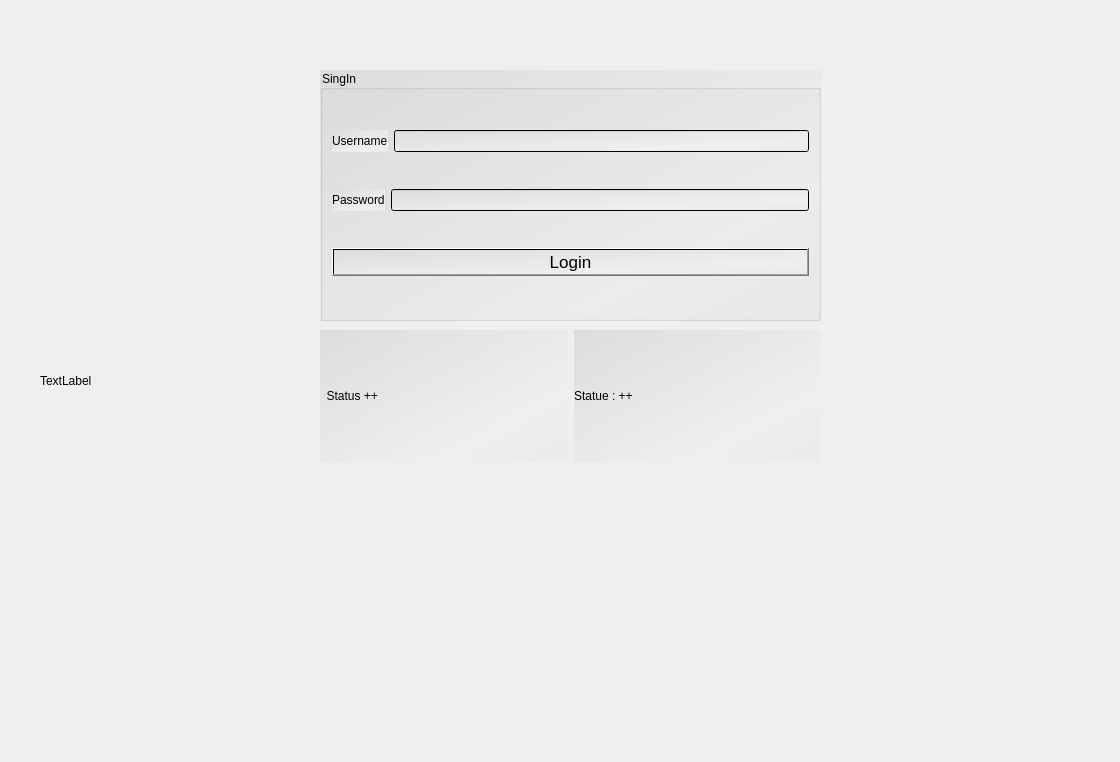
<?xml version="1.0" encoding="UTF-8"?>
<ui version="4.0">
 <class>Widget</class>
 <widget class="QWidget" name="Widget">
  <property name="geometry">
   <rect>
    <x>0</x>
    <y>0</y>
    <width>1120</width>
    <height>762</height>
   </rect>
  </property>
  <property name="windowTitle">
   <string>Widget</string>
  </property>
  <widget class="QGroupBox" name="groupBox">
   <property name="geometry">
    <rect>
     <x>320</x>
     <y>70</y>
     <width>501</width>
     <height>251</height>
    </rect>
   </property>
   <property name="styleSheet">
    <string notr="true">background-color: qlineargradient(spread:pad, x1:0, y1:0, x2:1, y2:1, stop:0 rgba(221, 221, 221, 255), stop:0.733051 rgba(239, 239, 239, 255), stop:0.940678 rgba(235, 235, 235, 255));</string>
   </property>
   <property name="title">
    <string>SingIn</string>
   </property>
   <layout class="QVBoxLayout" name="verticalLayout">
    <item>
     <layout class="QHBoxLayout" name="horizontalLayout_2">
      <item>
       <widget class="QLabel" name="Username">
        <property name="text">
         <string>Username</string>
        </property>
       </widget>
      </item>
      <item>
       <widget class="QLineEdit" name="lineEdit_Username"/>
      </item>
     </layout>
    </item>
    <item>
     <layout class="QHBoxLayout" name="horizontalLayout">
      <item>
       <widget class="QLabel" name="Password">
        <property name="text">
         <string>Password</string>
        </property>
       </widget>
      </item>
      <item>
       <widget class="QLineEdit" name="lineEdit_Password">
        <property name="echoMode">
         <enum>QLineEdit::Password</enum>
        </property>
       </widget>
      </item>
     </layout>
    </item>
    <item>
     <widget class="QPushButton" name="pushButton">
      <property name="font">
       <font>
        <pointsize>13</pointsize>
       </font>
      </property>
      <property name="text">
       <string>Login</string>
      </property>
     </widget>
    </item>
   </layout>
  </widget>
  <widget class="QWidget" name="layoutWidget">
   <property name="geometry">
    <rect>
     <x>320</x>
     <y>330</y>
     <width>501</width>
     <height>132</height>
    </rect>
   </property>
   <layout class="QHBoxLayout" name="horizontalLayout_3">
    <item>
     <widget class="QLabel" name="label">
      <property name="styleSheet">
       <string notr="true">background-color: qlineargradient(spread:pad, x1:0, y1:0, x2:1, y2:1, stop:0 rgba(221, 221, 221, 255), stop:0.733051 rgba(239, 239, 239, 255), stop:0.940678 rgba(235, 235, 235, 255));</string>
      </property>
      <property name="text">
       <string>  Status ++ </string>
      </property>
     </widget>
    </item>
    <item>
     <widget class="QLabel" name="label_Login">
      <property name="styleSheet">
       <string notr="true">background-color: qlineargradient(spread:pad, x1:0, y1:0, x2:1, y2:1, stop:0 rgba(221, 221, 221, 255), stop:0.733051 rgba(239, 239, 239, 255), stop:0.940678 rgba(235, 235, 235, 255));</string>
      </property>
      <property name="text">
       <string>Statue : ++</string>
      </property>
     </widget>
    </item>
   </layout>
  </widget>
  <widget class="QLabel" name="label_Picture2">
   <property name="geometry">
    <rect>
     <x>40</x>
     <y>0</y>
     <width>1120</width>
     <height>762</height>
    </rect>
   </property>
   <property name="text">
    <string>TextLabel</string>
   </property>
  </widget>
  <zorder>label_Picture2</zorder>
  <zorder>groupBox</zorder>
  <zorder>layoutWidget</zorder>
 </widget>
 <resources/>
 <connections/>
</ui>
